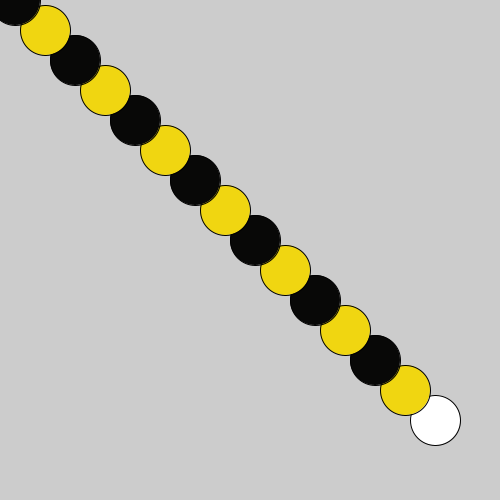
Frame 1 (no input)
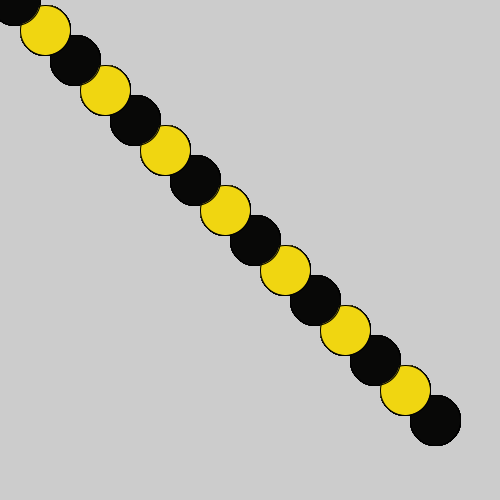
Frame 60 (the mouse pressed at the canvas centre just before this capture)
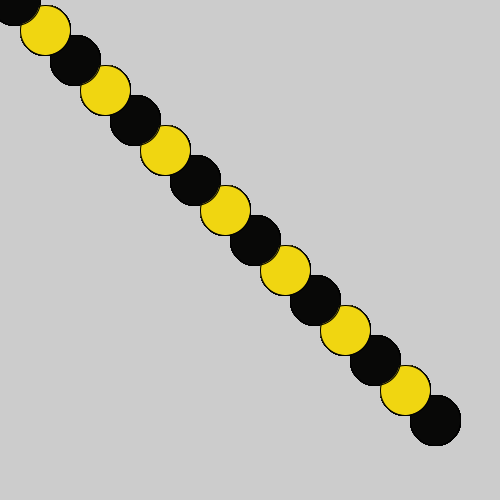
Frame 120 (the mouse held since frame 60 and released just before this capture)

The Processing sketch that drew these frames (run headless with seeded random() and noise(); from frame 60 on, the mouse is pressed at the canvas centre):

// Processing sketch: Bumble_Bee
// ── Bumble_Bee.pde
void setup(){
  size(500, 500);
}
void draw(){
  int size=450;
  for(int i=0; i<32; i++){
    ellipse(size-=15,size-=15,50,50);
    if(i%2==0){
     fill(#F0D611); 
    }
    else{
      fill(#080807);
    }
  }
}
